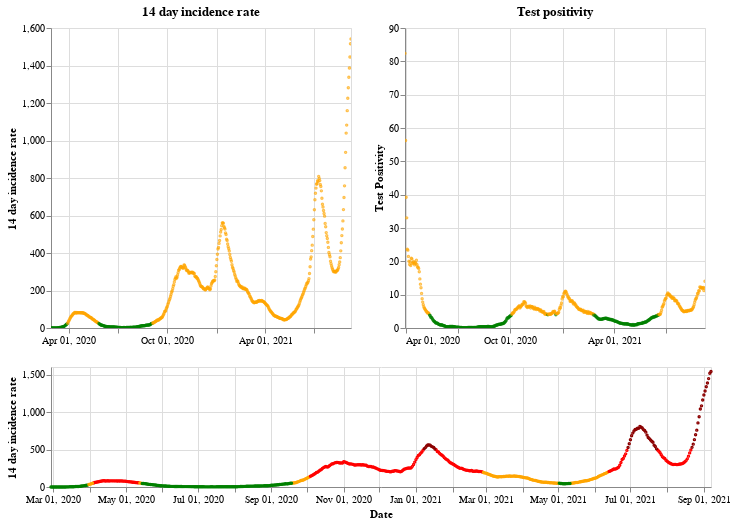

Source (notebook cell):
### Markdown cell above
## Scotland

### Code cell
plot_traffic_light('Scotland')

### Figure 1 — Vega-Lite specification as saved in the notebook (floating-point values rounded to 4 significant figures; data arrays with more than 128 entries replaced by an {"elided": "..."} marker saying what was removed)
{"config": {"view": {"continuousWidth": 400, "continuousHeight": 300}}, "vconcat": [{"hconcat": [{"mark": {"type": "point", "size": 2}, "encoding": {"color": {"condition": {"value": "green", "test": "(datum.twoWeeklyCasesRate <= 25)"}, "value": "orange"}, "tooltip": [{"type": "nominal", "field": "areaName"}, {"type": "temporal", "field": "date"}, {"type": "quantitative", "field": "twoWeeklyCasesRate"}, {"type": "quantitative", "field": "testPositivity"}], "x": {"type": "temporal", "axis": {"title": ""}, "field": "date", "scale": {"domain": {"selection": "DateBrush"}}, "timeUnit": "yearmonthdate"}, "y": {"type": "quantitative", "axis": {"title": "14 day incidence rate"}, "field": "twoWeeklyCasesRate"}}, "title": "14 day incidence rate", "width": 300}, {"mark": {"type": "point", "size": 2}, "encoding": {"color": {"condition": {"value": "green", "test": "(datum.testPositivity <= 4)"}, "value": "orange"}, "tooltip": [{"type": "nominal", "field": "areaName"}, {"type": "temporal", "field": "date"}, {"type": "quantitative", "field": "twoWeeklyCasesRate"}, {"type": "quantitative", "field": "testPositivity"}], "x": {"type": "temporal", "axis": {"title": ""}, "field": "date", "scale": {"domain": {"selection": "DateBrush"}}, "timeUnit": "yearmonthdate"}, "y": {"type": "quantitative", "axis": {"title": "Test Positivity"}, "field": "testPositivity"}}, "title": "Test positivity", "width": 300}]}, {"layer": [{"mark": {"type": "point", "size": 2}, "encoding": {"color": {"condition": {"value": "orange", "test": "(((datum.testPositivity < 4) && (datum.twoWeeklyCasesRate >= 50)) && (datum.twoWeeklyCasesRate < 200))"}, "value": "red"}, "opacity": {"condition": {"value": 1, "test": "((datum.twoWeeklyCasesRate >= 50) && (datum.twoWeeklyCasesRate < 500))"}, "value": 0}, "tooltip": [{"type": "nominal", "field": "areaName"}, {"type": "temporal", "field": "date"}, {"type": "quantitative", "field": "twoWeeklyCasesRate"}, {"type": "quantitative", "field": "testPositivity"}], "x": {"type": "temporal", "axis": {"title": "Date"}, "field": "date", "timeUnit": "yearmonthdate"}, "y": {"type": "quantitative", "axis": {"title": "14 day incidence rate"}, "field": "twoWeeklyCasesRate"}}, "selection": {"DateBrush": {"type": "interval", "encodings": ["x"], "fields": ["Time"]}}}, {"mark": {"type": "point", "size": 2}, "encoding": {"color": {"value": "darkred"}, "opacity": {"condition": {"value": 1, "test": "(datum.twoWeeklyCasesRate >= 500)"}, "value": 0}, "tooltip": [{"type": "nominal", "field": "areaName"}, {"type": "temporal", "field": "date"}, {"type": "quantitative", "field": "twoWeeklyCasesRate"}, {"type": "quantitative", "field": "testPositivity"}], "x": {"type": "temporal", "axis": {"title": "Date"}, "field": "date", "timeUnit": "yearmonthdate"}, "y": {"type": "quantitative", "axis": {"title": "14 day incidence rate"}, "field": "twoWeeklyCasesRate"}}}, {"mark": {"type": "point", "size": 2}, "encoding": {"color": {"condition": {"value": "green", "test": "((datum.testPositivity < 4) && (datum.twoWeeklyCasesRate < 50))"}, "value": "orange"}, "opacity": {"condition": {"value": 1, "test": "(datum.twoWeeklyCasesRate < 50)"}, "value": 0}, "tooltip": [{"type": "nominal", "field": "areaName"}, {"type": "temporal", "field": "date"}, {"type": "quantitative", "field": "twoWeeklyCasesRate"}, {"type": "quantitative", "field": "testPositivity"}], "x": {"type": "temporal", "axis": {"title": "Date"}, "field": "date", "timeUnit": "yearmonthdate"}, "y": {"type": "quantitative", "axis": {"title": "14 day incidence rate"}, "field": "twoWeeklyCasesRate"}}}], "height": 120, "width": 660}], "data": {"name": "data-dc94be1e7813cf2500cbefa5657ddde7"}, "$schema": "https://vega.github.io/schema/vega-lite/v4.8.1.json", "datasets": {"data-dc94be1e7813cf2500cbefa5657ddde7": {"elided": "558 records"}}}
